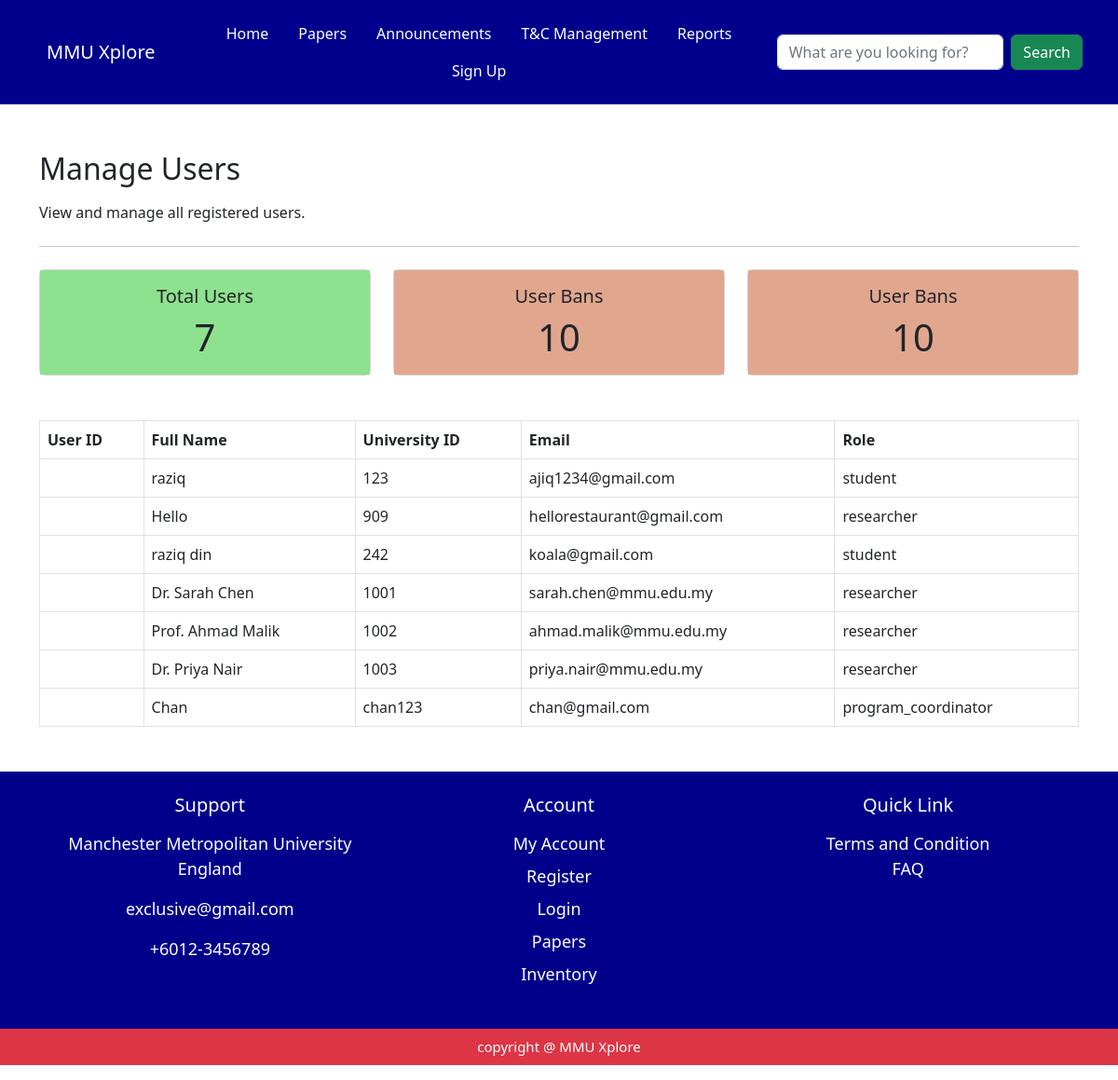
/adminguy/manage_users/, run on the app's committed database.
### myapp/models.py (models this page shows, shortened)
class User(models.Model):
     user_id = models.AutoField(primary_key=True)
     fullname = models.CharField(max_length=150 , default='unknown' , blank=True)
     university_id = models.CharField(max_length=50, unique=True , default='0000')
     email = models.EmailField(unique=True , default='unknown@example.com')
     password = models.CharField(max_length=250 , default='password')
     role = models.CharField(max_length=50, default='student')
     avatar = models.FileField(upload_to='profile/', blank=True, null=True)
     date_joined = models.DateTimeField(auto_now_add=True )

### myapp/views.py (the view)
# urls.py: path('adminguy/manage_users/', views.manage_users, name='manage_users' ),
def manage_users(request):
    user_name = request.session.get('user_name', 'Guest')
    users = User.objects.all()
    total_users = users.count()
    return render(request , 'adminguy/manage_users.html', {'user_name': user_name , 'users': users, 'total_users': total_users} )

### myapp/templates/adminguy/manage_users.html (shortened to what this page needs)
<!DOCTYPE html>
<html lang="en">
<head>
    <link href="https://cdn.jsdelivr.net/npm/bootstrap@5.2.3/dist/css/bootstrap.min.css" rel="stylesheet">
</head>
<body>
{% include 'components/admin_navbar.html' %}
<div>
    <div class="container mb-5" style="margin-top: 50px; margin-bottom: 50px;">
        <div class="jumbotron">
                <h2 class="mb-3">Manage Users</h2>
                <p>View and manage all registered users.</p>
                <hr class="my-4">
            </div>
            <div class="table-responsive">
                <div class="row g-4  mb-5 ">
                    <div class="col-md-4">
    <div class="card" >
      <div class="card-body text-center" style="background-color: rgb(142, 225, 142); " >
        <h5 class="card-title">Total Users</h5>
        <h1 class="card-text">{{ total_users }}</h1>
      </div>
    </div>
  </div>
 <div class="col-md-4">
    <div class="card" >
      <div class="card-body text-center" style="background-color: rgb(225, 167, 142); " >
        <h5 class="card-title">User Bans</h5>
        <h1 class="card-text">10</h1>
      </div>
    </div>
  </div>
<div class="col-md-4">
    <div class="card" >
      <div class="card-body text-center" style="background-color: rgb(225, 167, 142); " >
        <h5 class="card-title">User Bans</h5>
        <h1 class="card-text">10</h1>
      </div>
    </div>
  </div>
</div>
                </div>
    <table class="table table-bordered">
        <thead>
        <tr>
            <th scope="col">User ID</th>
            <th scope="col">Full Name</th>
            <th scope="col">University ID</th>
            <th scope="col">Email</th>
            <th scope="col">Role</th>
        </tr>
        </thead>
        <tbody>
        {% for user in users %}
        <tr>
            <td>{{ user.id }}</td>
            <td>{{ user.fullname }}</td>
            <td>{{ user.university_id }}</td>
            <td>{{ user.email }}</td>
            <td>{{ user.role }}</td>
        </tr>
        {% endfor %}
        </tbody>
    </table>
</div>
    </div>
{% include 'components/footer.html' %}
</body>
</html>

### data on the page
User: fullname "raziq", university_id "123", email "ajiq1234@gmail.com", role "student"
User: fullname "Hello", university_id "909", email "hellorestaurant@gmail.com", role "researcher"
User: fullname "raziq din", university_id "242", email "koala@gmail.com", role "student"
User: fullname "Dr. Sarah Chen", university_id "1001", email "sarah.chen@mmu.edu.my", role "researcher"
User: fullname "Prof. Ahmad Malik", university_id "1002", email "ahmad.malik@mmu.edu.my", role "researcher"
User: fullname "Dr. Priya Nair", university_id "1003", email "priya.nair@mmu.edu.my", role "researcher"
User: fullname "Chan", university_id "chan123", email "chan@gmail.com", role "program_coordinator"

### other printed values
{{ total_users }} "7"
